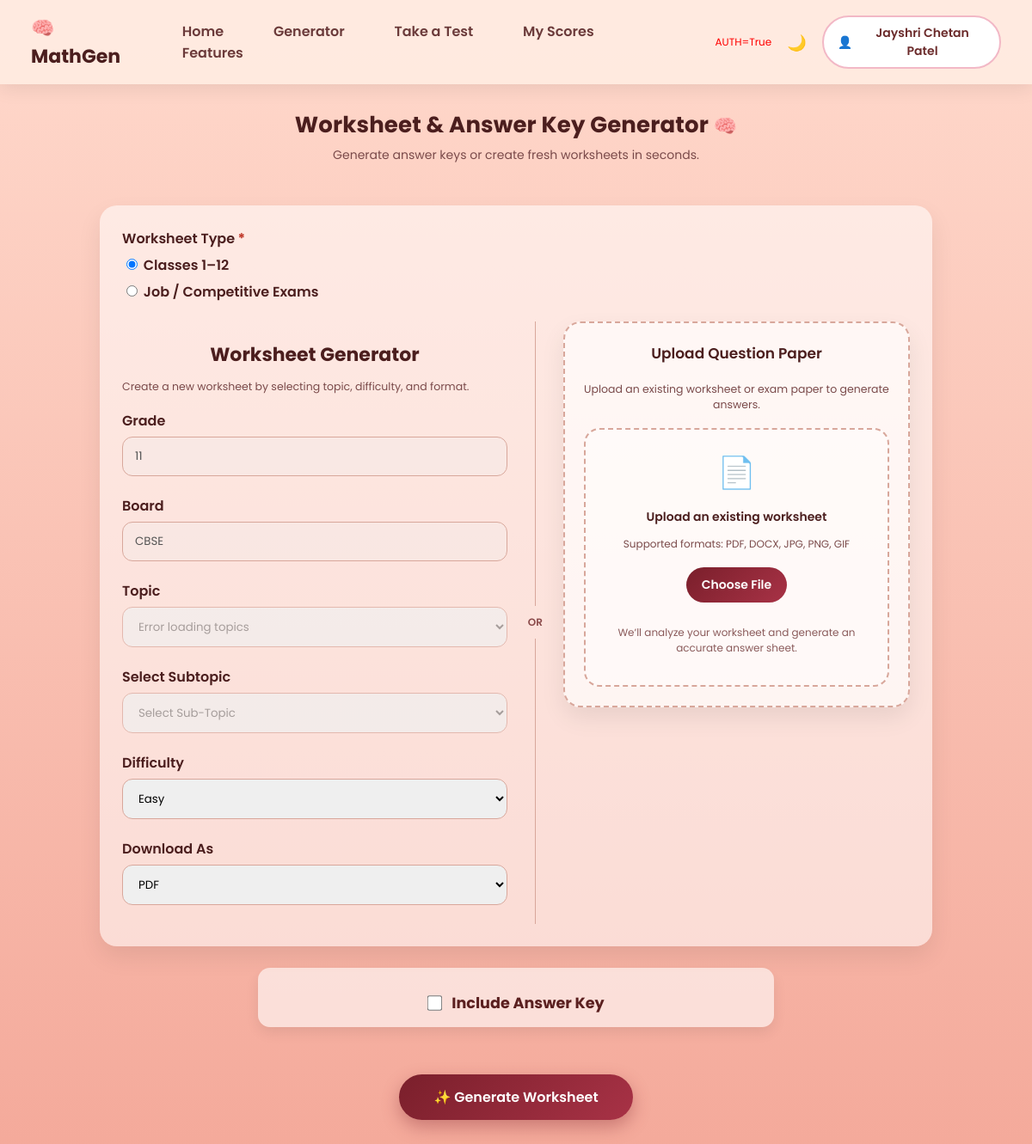
The page /generator (signed in) on the database as committed earlier.
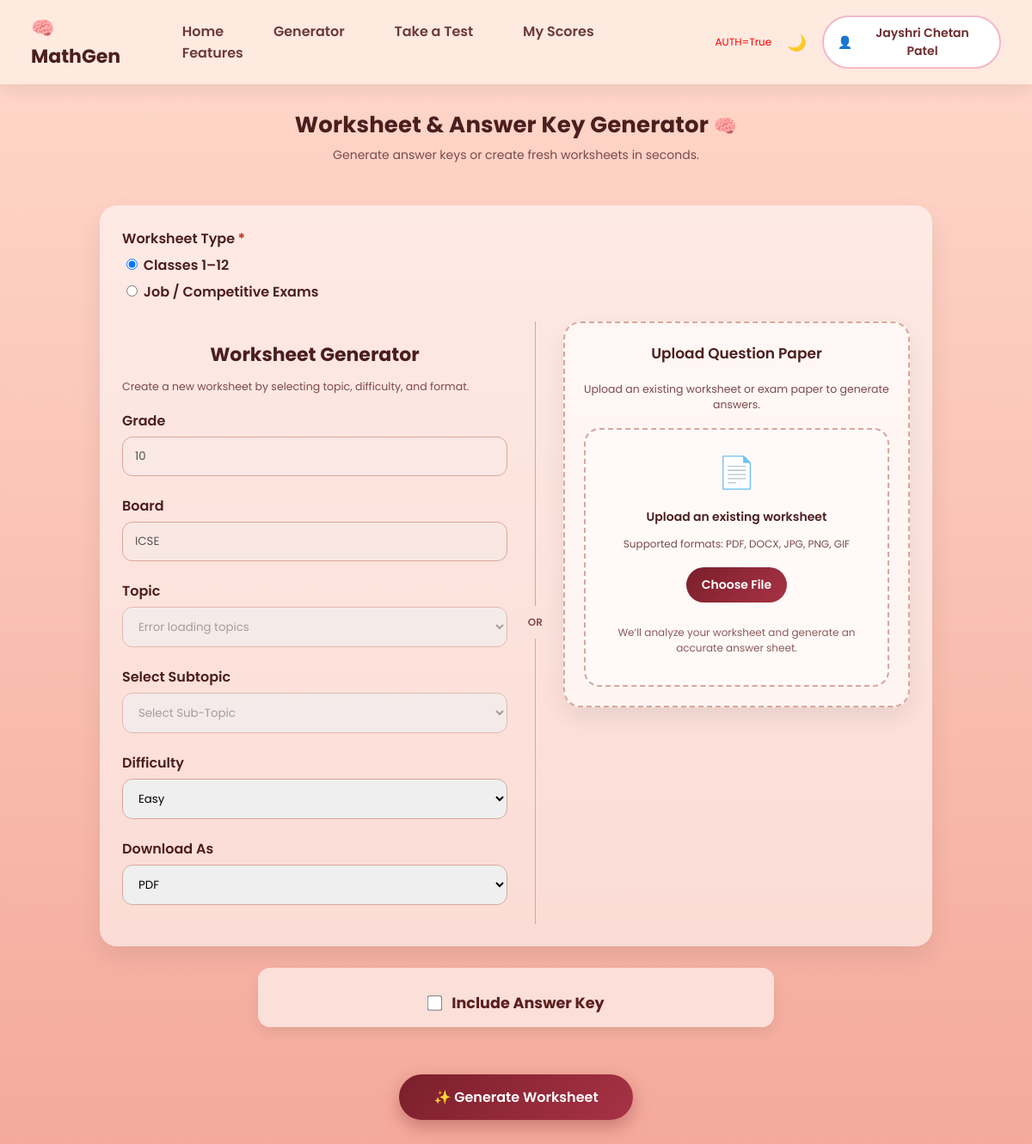
The same page on the database as committed later.
### server.py (models this page shows, shortened)
class User(UserMixin, db.Model):
    id = db.Column(db.Integer, primary_key=True)
    name = db.Column(db.String(100), nullable=False)
    email = db.Column(db.String(120), unique=True, nullable=False)
    country_code = db.Column(db.String(5), nullable=False, default="+91")  # ✅ ADD
    phone_number = db.Column(db.String(30), unique=True, nullable=True)
    grade = db.Column(db.Integer, nullable=True)
    password_hash = db.Column(db.String(256), nullable=True)
    age = db.Column(db.Integer, nullable=True)
    city = db.Column(db.String(100), nullable=True)
    postal_code = db.Column(db.String(20), nullable=True)
    timezone = db.Column(db.String(50), nullable=True)
    whatsapp_consent = db.Column(db.Boolean, default=False)
    newsletter_consent = db.Column(db.Boolean, default=False)
    board = db.Column(db.String(50), nullable=True)
    profile_completed = db.Column(db.Boolean, default=False)
    dob = db.Column(db.Date, nullable=True)

### server.py (the view)
@app.route('/generator')
@login_required
def serve_index():
    return render_template(
        'index.html',
        user_grade=current_user.grade,
        user_board=current_user.board
    )

### server.py (called while the page is built)
@app.context_processor
def inject_now():
    return {'now': datetime.now}

@login_manager.user_loader
def load_user(user_id):
    return User.query.get(int(user_id))

### templates/index.html (shortened to what this page needs)
{% extends "base.html" %}
{% block content %}
<div class="page-header">
    <h1 class="page-title">
        Worksheet & Answer Key Generator <span>🧠</span>
    </h1>
    <p class="page-subtitle">
        Generate answer keys or create fresh worksheets in seconds.
    </p>
</div>
<form
    method="POST"
    action="{{ url_for('generate_worksheet') }}"
    enctype="multipart/form-data"
>
<div class="ws-container">
<div class="ws-card">
    <div class="form-group">
  <label class="required">Worksheet Type</label>
  <label>
    <input type="radio" name="worksheet_type" value="school" checked onchange="toggleWorksheetType()">
    Classes 1–12
  </label>
  <label>
    <input type="radio" name="worksheet_type" value="job" onchange="toggleWorksheetType()">
    Job / Competitive Exams
  </label>
</div>
    <div class="ws-grid">
<div class="left-panel">
    <div id="school-fields">
<h3 class="section-title">Worksheet Generator</h3>
<p class="section-desc">
    Create a new worksheet by selecting topic, difficulty, and format.
</p>
            <div class="form-group">
                <label>Grade</label>
                <input class="pretty-input" value="{{ current_user.grade }}" disabled>
            </div>
            <div class="form-group">
                <label>Board</label>
                <input class="pretty-input" value="{{ current_user.board }}" disabled>
            </div>
            <div class="form-group">
                <label>Topic</label>
                <select class="pretty-select" name="topic" id="topic" disabled>
                    <option value="">Loading topics...</option>
                </select>
            </div>
            <div class="form-group">
    <label>Select Subtopic</label>
    <select class="pretty-select" name="subtopic" id="subtopic" disabled>
        <option value="">Select Sub-Topic</option>
    </select>
</div>
            <div class="form-group">
                <label>Difficulty</label>
                <select class="pretty-select" name="difficulty">
                    <option value="Easy">Easy</option>
                </select>
            </div>
            <div class="form-group">
                <label>Download As</label>
                <select class="pretty-select" name="school_format" id="school-format">
                    <option value="pdf">PDF</option>
                </select>
            </div>
</div>
</div>
        <div class="vertical-or">OR</div>
        <div class="ws-card secondary upload-card">
    <h3 class="section-title">Upload Question Paper</h3>
<p class="section-desc">
    Upload an existing worksheet or exam paper to generate answers.
</p>
    <div class="upload-zone">
        <div class="upload-icon">📄</div>
        <p class="upload-title">Upload an existing worksheet</p>
        <p class="upload-subtext">
            Supported formats: PDF, DOCX, JPG, PNG, GIF
        </p>
        <label class="upload-btn">
            Choose File
        </label>
        <p class="upload-hint">
            We’ll analyze your worksheet and generate an accurate answer sheet.
        </p>
    </div>
</div>
    </div>
</div>
<div class="answer-key-bar">
    <label class="checkbox-group">
        <input type="checkbox" name="answer_key" value="1">
        Include Answer Key
    </label>
</div>
<div class="generate-btn">
    <button type="submit" id="generateBtn" disabled>
    ✨ Generate Worksheet
</button>
</div>
</form>
{% endblock %}

### templates/base.html (shortened to what this page needs)
<!DOCTYPE html>
<html lang="en">
<head>
</head>
<body>
<div class="navbar">
    <div class="logo">🧠 MathGen</div>
    <nav class="nav-links">
    <a href="{{ url_for('landing_page') }}"
       class="{% if request.endpoint == 'landing_page' %}active{% endif %}">
        Home
    </a>
    <a href="{{ url_for('generate_worksheet') }}"
   class="nav-link {% if request.endpoint == 'generate_worksheet' %}active{% endif %}">
    Generator
</a>
    <a href="{{ url_for('job_exams') }}"
       class="{% if request.endpoint == 'job_exams' %}active{% endif %}">
        Take a Test
    </a>
    <a href="{{ url_for('my_scores') }}"
       class="{% if request.endpoint == 'my_scores' %}active{% endif %}">
        My Scores
    </a>
    <a href="{{ url_for('features') }}"
       class="{% if request.endpoint == 'features' %}active{% endif %}">
        Features
    </a>
</nav>
    <div class="nav-right">
        <span style="color:red;font-size:12px;">
AUTH={{ current_user.is_authenticated }}
</span>
    <div class="dark-toggle" onclick="toggleDark()">🌙</div>
    {% if current_user.is_authenticated %}
        <div class="profile" id="profileBox">
           <button type="button" class="profile-btn" onclick="toggleProfile()">
    👤 <span>{{ current_user.name }}</span>
</button>
        </div>
    {% else %}
        <a href="#" id="loginBtn">Login</a>
        <a href="{{ url_for('register') }}">Sign Up</a>
    {% endif %}
</div>
</div>
{% block content %}{% endblock %}
</body>
</html>

Rows that differ between the two databases and show on the page:
changed User "Jayshri Chetan Patel": grade "11" → "10"; board "CBSE" → "ICSE"
